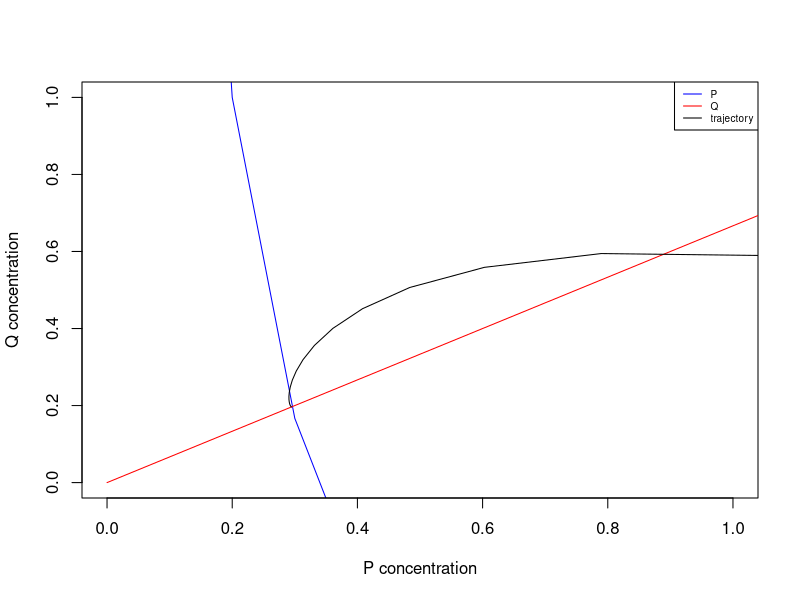

This chart was generated by the following R code:
rm(list=ls())
LV_isoclines <- function(r,a,b,c) { 
  # Protein P isocline (dP/dt=0)
  fP = function(x) {
    a/(c*x)-b/c
  }
  p = seq(0,20,by=0.1)
  
  # Protein Q isocline (dQ/dt=0)
  fQ = function(x) {
    r*x/b
  }
  q = seq(0,20,by=0.1)
  
  # Plotting the isocline:
  plot(p,fP(p),type='l',col='blue', xlab="P concentration", 
       ylab="Q concentration",xlim=c(0,1),ylim=c(0,1))
  lines(q,fQ(q),col='red')
}

LV_sys <- function(t, pq, P) {
  # extract vector content:
  p <- pq[1]
  q <- pq[2]
  
  # calculate the two growth rates:
  dpdt <- P$a - P$b*p - P$c*p*q
  dqdt <- P$r*p - P$b*q
  
  # the result as a vector in a list
  return(list(c(dpdt, dqdt )))
}

library(deSolve)

# set up a vector of time-points for the output:
timevec <- seq(0,20,by=0.1)

# list of parameters:
P <- list(r=2,a=1,b=3,c=2)
# initial protein concentration
pq0 <- c(p=1.5,q=0.5) 

# call the ode function to solve the differential equation:
out <- ode( y = pq0, func = LV_sys, times = timevec, parms = P)
time <- out[,'time']
p <- out[,'p']
q <- out[,'q']

# next the phase plane, starting with the isoclines:
LV_isoclines(P$r,P$a,P$b,P$c)

# add the trajectory and legend:
lines(out[,'p'],out[,'q'])
legend("topright", legend = c("P", "Q","trajectory"),
       lwd = 1, col = c("blue", "red",'black'), cex=0.6)
